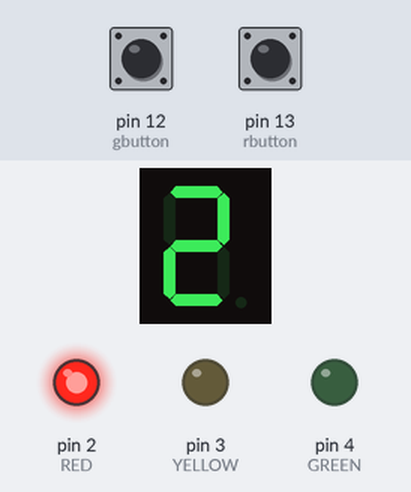
Simulated run of this sketch. Board: Arduino Uno, built with avr-gcc and run on an emulated ATmega328P. Shown: 1-digit seven-segment display, output pins drawn as LEDs (lit = HIGH). Wiring (inferred from the names in the program): 1-digit 7-segment display, segments lit when HIGH: segments pin 5, pin 6, pin 7, pin 8, pin 9, pin 10, pin 11. The test bench sets the inputs (shaded band); at power-on: pin 12 (gbutton) LOW, pin 13 (rbutton) LOW. The segment pins are drawn as the display they are named for; pins used as bus, display or sensor lines are not drawn.

Above: at 0.1 s.
At 1.1 s:
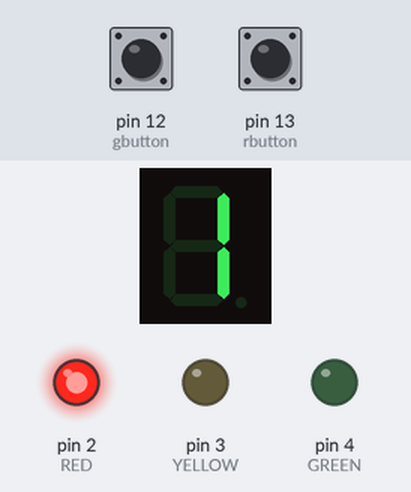
At 11.1 s:
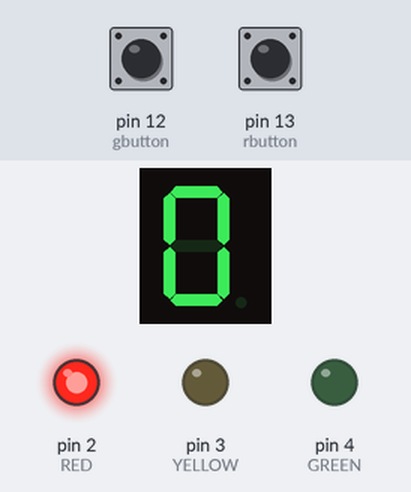
At 20.1 s:
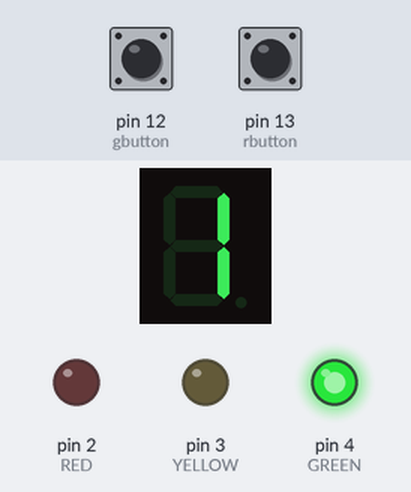
At 26.1 s:
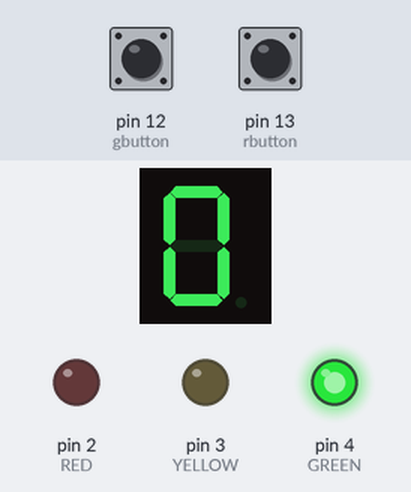
At 35.1 s:
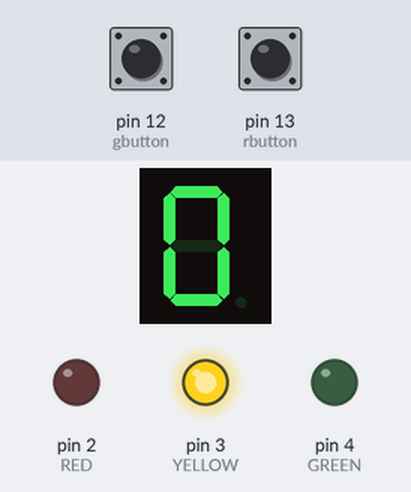
Timing chart, 0 to 118.5 s (numbered marks = the images above):
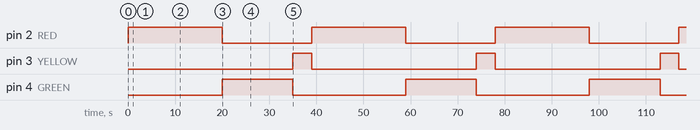

Measured:
- by itself, pin 2 (RED): alternates HIGH for 20.0 s and LOW for 19.0 s
- by itself, pin 3 (YELLOW): alternates HIGH for 4.0 s and LOW for 35.0 s
- by itself, pin 4 (GREEN): alternates HIGH for 15.0 s and LOW for 24.0 s
- what the display in image 1 shows lasts 10.0 s, from 1.0 s to 11.0 s
- what the display in image 2 shows lasts 9.0 s, from 11.0 s to 20.0 s
- what the display in image 3 shows lasts 6.0 s, from 20.0 s to 26.0 s

The sketch:

L1_1.ino
```cpp
//define scope for RYG
#define RED 2
#define YELLOW 3
#define GREEN 4

//define scope for segments
#define segA 5 //segment A to PIN5
#define segB 6 //segment B to PIN6
#define segC 7 //segment C to PIN7
#define segD 8 //segment D to PIN8
#define segE 9 //segment E to PIN9
#define segF 10 //segmen F to PIN10
#define segG 11 //segment G to PIN10

//define buttons
#define gbutton 12
#define rbutton 13

void setup() {
  // LED SCOPE
  pinMode(RED, OUTPUT); // RED LED
  pinMode(YELLOW, OUTPUT); // YELLOW LED
  pinMode(GREEN, OUTPUT); // GREEN LED

  //Button
  pinMode(gbutton, INPUT);
  pinMode(rbutton, INPUT);

  // SEVEN SEGMENTS SCOPE
  for (int i=5;i<12;i++)
    {
      pinMode(i, OUTPUT); //taking all pins from 5-11 as output
    }

}


void loop() {
  if(digitalRead(gbutton) == HIGH)
  {
    digitalWrite(RED, LOW);
    digitalWrite(YELLOW, LOW);
    digitalWrite(GREEN, HIGH);

  }else if(digitalRead(rbutton) == HIGH)
  {
    digitalWrite(RED, HIGH);
    digitalWrite(YELLOW, LOW);
    digitalWrite(GREEN, LOW);

  }else {

  for (int r=2;r>=0;r--)  //RED LED on for 20 sec and count in disp
   {
     rBypass:
      while(digitalRead(gbutton) == HIGH)
     {
      digitalWrite(RED, LOW);
      digitalWrite(YELLOW, LOW);
      digitalWrite(GREEN, HIGH);
      digitalWrite(segA, LOW);
      digitalWrite(segB, LOW);
      digitalWrite(segC, LOW);
      digitalWrite(segD, LOW);
      digitalWrite(segE, LOW);
      digitalWrite(segF, LOW);
      digitalWrite(segG, HIGH);
     }

     rrBypass:
      while(digitalRead(rbutton) == HIGH)
     {
      digitalWrite(RED, HIGH);
      digitalWrite(YELLOW, LOW);
      digitalWrite(GREEN, LOW);
      digitalWrite(segA, LOW);
      digitalWrite(segB, LOW);
      digitalWrite(segC, LOW);
      digitalWrite(segD, LOW);
      digitalWrite(segE, LOW);
      digitalWrite(segF, LOW);
      digitalWrite(segG, HIGH);
     }

     digitalWrite(RED, HIGH);
     digitalWrite(YELLOW, LOW);
     digitalWrite(GREEN, LOW);

     switch(r)
      {
        case 0: //when r value is zero show "0" on disp for 10 seconds
        digitalWrite(segA, HIGH);
        digitalWrite(segB, HIGH);
        digitalWrite(segC, HIGH);
        digitalWrite(segD, HIGH);
        digitalWrite(segE, HIGH);
        digitalWrite(segF, HIGH);
        digitalWrite(segG, LOW);
        if(digitalRead(gbutton) == HIGH)
        {
          goto rBypass;
        }else if(digitalRead(rbutton) == HIGH)
        {
          goto rrBypass;
        }
        delay(9000);
        break;

        case 1: //when r value is 1 show "1" on disp for 10 seconds
        digitalWrite(segA, LOW);
        digitalWrite(segB, HIGH);
        digitalWrite(segC, HIGH);
        digitalWrite(segD, LOW);
        digitalWrite(segE, LOW);
        digitalWrite(segF, LOW);
        digitalWrite(segG, LOW);
        if(digitalRead(gbutton) == HIGH)
        {
          goto rBypass;
        }else if(digitalRead(rbutton) == HIGH)
        {
          goto rrBypass;
        }
        delay(10000);
        break;

        case 2: //when r value is 2 show "2" on disp for one second
        digitalWrite(segA, HIGH);
        digitalWrite(segB, HIGH);
        digitalWrite(segC, LOW);
        digitalWrite(segD, HIGH);
        digitalWrite(segE, HIGH);
        digitalWrite(segF, LOW);
        digitalWrite(segG, HIGH);
        if(digitalRead(gbutton) == HIGH)
        {
          goto rBypass;
        }else if(digitalRead(rbutton) == HIGH)
        {
          goto rrBypass;
        }
        delay(1000);
        break;


        break;
      }
   }

   for (int g=1;g>=0;g--)  //GREEN LED on for 15 sec
    {

       gBypass:
       while(digitalRead(gbutton) == HIGH)
         {
          digitalWrite(RED, LOW);
          digitalWrite(YELLOW, LOW);
          digitalWrite(GREEN, HIGH);
          digitalWrite(segA, LOW);
          digitalWrite(segB, LOW);
          digitalWrite(segC, LOW);
          digitalWrite(segD, LOW);
          digitalWrite(segE, LOW);
          digitalWrite(segF, LOW);
          digitalWrite(segG, HIGH);
         }

        ggBypass:
        while(digitalRead(rbutton) == HIGH)
        {
          digitalWrite(RED, HIGH);
          digitalWrite(YELLOW, LOW);
          digitalWrite(GREEN, LOW);
          digitalWrite(segA, LOW);
          digitalWrite(segB, LOW);
          digitalWrite(segC, LOW);
          digitalWrite(segD, LOW);
          digitalWrite(segE, LOW);
          digitalWrite(segF, LOW);
          digitalWrite(segG, HIGH);
        }
      digitalWrite(RED, LOW);
      digitalWrite(YELLOW, LOW);
      digitalWrite(GREEN, HIGH);

      switch(g)
      {

        case 1: //when g value is one show "1" on disp for 5 seconds
        digitalWrite(segA, LOW);
        digitalWrite(segB, HIGH);
        digitalWrite(segC, HIGH);
        digitalWrite(segD, LOW);
        digitalWrite(segE, LOW);
        digitalWrite(segF, LOW);
        digitalWrite(segG, LOW);
        if(digitalRead(gbutton) == HIGH)
        {
          goto gBypass;
        }else if(digitalRead(rbutton) == HIGH)
        {
          goto ggBypass;
        }
        delay(6000);
        break;

        case 0: //when g value is zero show "0" on disp for 10 seconds
        digitalWrite(segA, HIGH);
        digitalWrite(segB, HIGH);
        digitalWrite(segC, HIGH);
        digitalWrite(segD, HIGH);
        digitalWrite(segE, HIGH);
        digitalWrite(segF, HIGH);
        digitalWrite(segG, LOW);
        if(digitalRead(gbutton) == HIGH)
        {
          goto gBypass;
        }else if(digitalRead(rbutton) == HIGH)
        {
          goto ggBypass;
        }
        delay(9000);
        break;


        break;
      }
    }

  yBypass:
  while(digitalRead(gbutton) == HIGH)
     {
      digitalWrite(RED, LOW);
      digitalWrite(YELLOW, LOW);
      digitalWrite(GREEN, HIGH);
      digitalWrite(segA, LOW);
      digitalWrite(segB, LOW);
      digitalWrite(segC, LOW);
      digitalWrite(segD, LOW);
      digitalWrite(segE, LOW);
      digitalWrite(segF, LOW);
      digitalWrite(segG, HIGH);
     }

   yyBypass:
   while(digitalRead(rbutton) == HIGH)
   {
    digitalWrite(RED, HIGH);
    digitalWrite(YELLOW, LOW);
    digitalWrite(GREEN, LOW);
    digitalWrite(segA, LOW);
    digitalWrite(segB, LOW);
    digitalWrite(segC, LOW);
    digitalWrite(segD, LOW);
    digitalWrite(segE, LOW);
    digitalWrite(segF, LOW);
    digitalWrite(segG, HIGH);
   }
  //YELLOW LED on for 4 sec
  digitalWrite(RED, LOW);
  digitalWrite(YELLOW, HIGH);
  digitalWrite(GREEN, LOW);
  //set first digit to "0" on disp play for 4 seconds
  digitalWrite(segA, HIGH);
  digitalWrite(segB, HIGH);
  digitalWrite(segC, HIGH);
  digitalWrite(segD, HIGH);
  digitalWrite(segE, HIGH);
  digitalWrite(segF, HIGH);
  digitalWrite(segG, LOW);
  if(digitalRead(gbutton) == HIGH)
  {
    goto yBypass;
  }else if(digitalRead(rbutton) == HIGH)
  {
    goto yyBypass;
  }
  delay(4000);

  }
}
```
